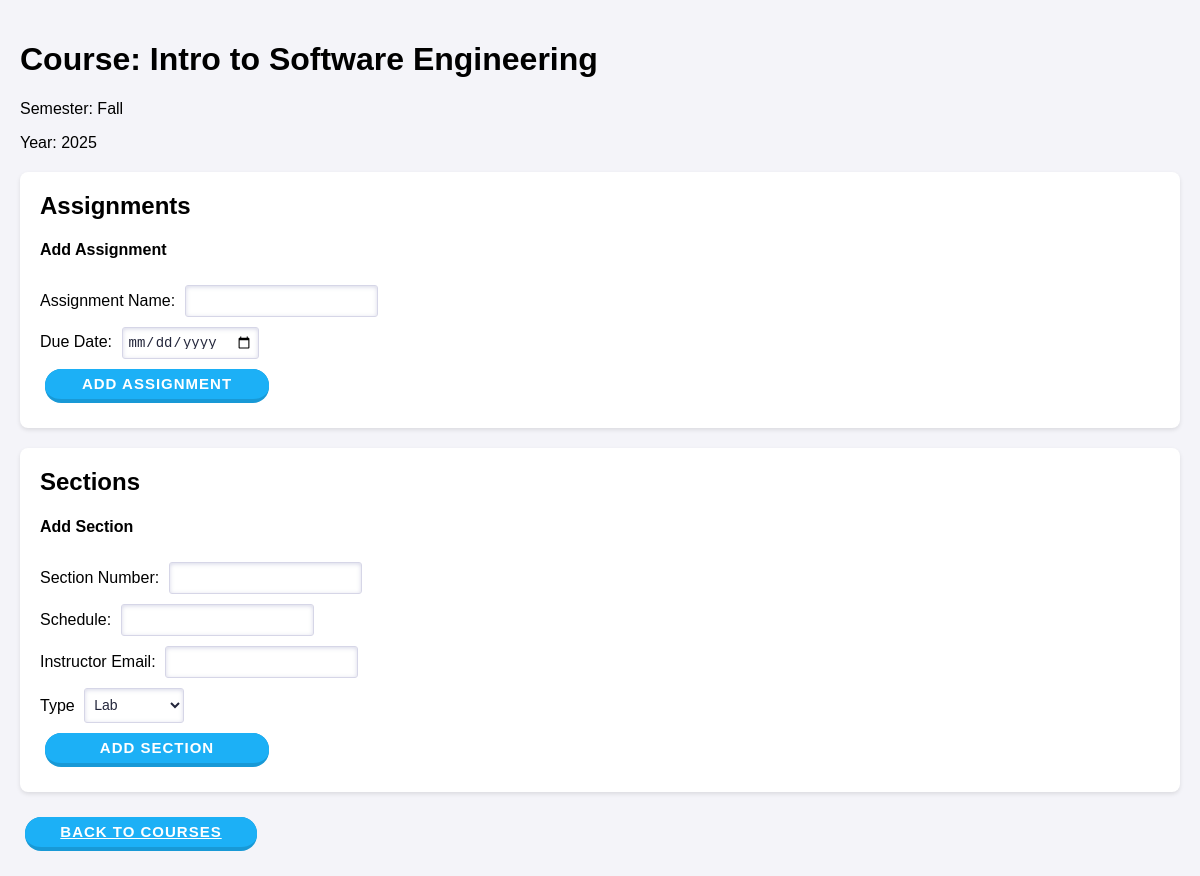
The page /course/3/ on the database as committed earlier.
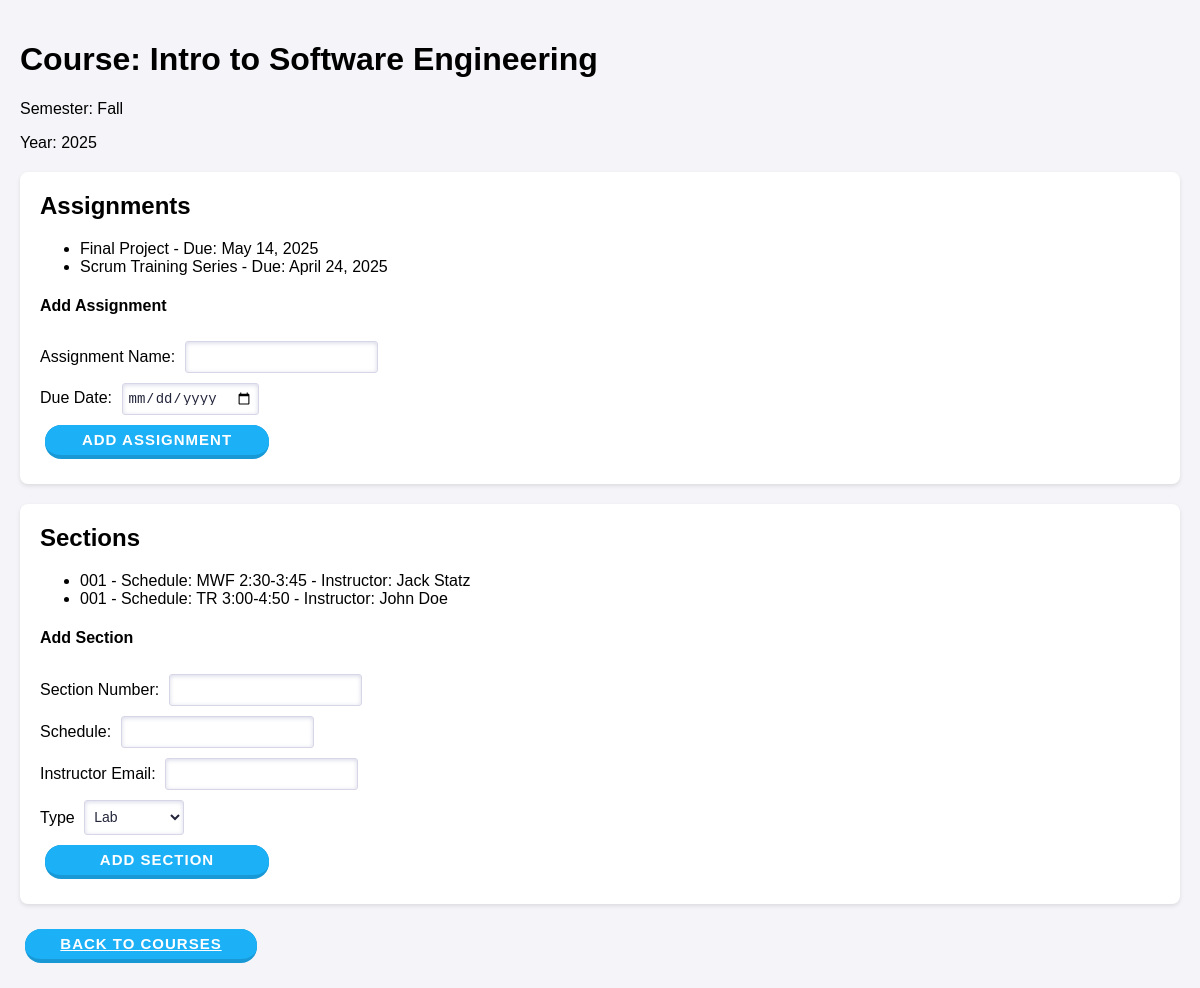
The same page on the database as committed later.
### ScheduleAppData/models.py (models this page shows)
class Courses(models.Model):
    Id = models.AutoField(primary_key=True)
    CourseName = models.CharField(max_length=120)
    Semester = models.CharField(max_length=120)
    Year = models.IntegerField()

class Assignments(models.Model):
    Id = models.AutoField(primary_key=True)
    AssignmentName = models.CharField(max_length=120)
    DueDate = models.DateField()
    CourseId = models.ForeignKey(Courses, on_delete=models.CASCADE)

class Sections(models.Model):
    class SectionType(models.TextChoices):
        Lab = "Lab"
        Lecture = "Lecture"
    Id = models.AutoField(primary_key=True)
    CourseId = models.ForeignKey(Courses, on_delete=models.CASCADE)
    SectionNum = models.CharField(max_length=120)
    Schedule = models.CharField(max_length=120)
    SectionType = models.CharField(choices=SectionType.choices, max_length=20)
    InstructorId = models.ForeignKey(User, on_delete=models.CASCADE)

class User(models.Model):
    class Role(models.TextChoices):
        Supervisor = "Supervisor"
        Instructor = "Instructor"
        TA = "TA"
    Id = models.AutoField(primary_key=True)
    FirstName = models.CharField(max_length=120)
    LastName = models.CharField(max_length=120)
    Email = models.CharField(max_length=120)
    Password = models.CharField(max_length=120)
    Phone = models.CharField(max_length=120)
    Role = models.CharField(choices=Role.choices, max_length=20)

### ScheduleAppData/views.py (the view, shortened to what this page needs)
# urls.py: path('course/<int:course_id>/', CoursePage.as_view(), name='course_page'),
class CoursePage(View):
    def get(self, request, course_id):
        from ScheduleAppData.models import Courses
        course = Courses.objects.get(Id=course_id)
        assignments = Assignments.objects.filter(CourseId=course)
        sections = Sections.objects.filter(CourseId=course)
        return render(request, 'CoursePage.html', {
            'course': course,
            'assignments': assignments,
            'sections': sections
        })

### templates/CoursePage.html (shortened to what this page needs)
{% load static %}
<!DOCTYPE html>
<html lang="en">
<head>
    <link rel="stylesheet" href="{% static 'css/styles.css' %}">
</head>
<body>
    <div class="container">
        <h1>Course: {{ course.CourseName }}</h1>
        <p>Semester: {{ course.Semester }}</p>
        <p>Year: {{ course.Year }}</p>
        <div class="section">
            <h2>Assignments</h2>
            <ul>
                {% for assignment in assignments %}
                    <li>{{ assignment.AssignmentName }} - Due: {{ assignment.DueDate }}</li>
                {% endfor %}
            </ul>
            <h4>Add Assignment</h4>
            <form method="POST">
                <div class="form-group">
                    <label for="assignment_name">Assignment Name:</label>
                    <input type="text" id="assignment_name" name="assignment_name" class="text-field" required>
                </div>
                <div class="form-group">
                    <label for="due_date">Due Date:</label>
                    <input type="date" id="due_date" name="due_date" class="text-field" required>
                </div>
                <button type="submit" name="add_assignment" class="button">Add Assignment</button>
            </form>
        </div>
        <div class="section">
            <h2>Sections</h2>
            <ul>
                {% for section in sections %}
                    <li>{{ section.SectionType }} {{ section.SectionNum }} - Schedule: {{ section.Schedule }} - Instructor: {{ section.InstructorId.FirstName }} {{ section.InstructorId.LastName }}</li>
                {% endfor %}
            </ul>
            <h4>Add Section</h4>
            <form method="POST">
                <div class="form-group">
                    <label for="section_num">Section Number:</label>
                    <input type="text" id="section_num" name="section_num" class="text-field" required>
                </div>
                <div class="form-group">
                    <label for="schedule">Schedule:</label>
                    <input type="text" id="schedule" name="schedule" class="text-field" required>
                </div>
                <div class="form-group">
                    <label for="instructor_email">Instructor Email:</label>
                    <input type="email" id="instructor_email" name="instructor_email" class="text-field" required>
                </div>
                <div class="form-group">
                    <label for="type">Type</label>
                    <select name="type" id="type" class="select">
                        <option value="Lab">Lab</option>
                    </select>
                </div>
                <button type="submit" name="add_section" class="button">Add Section</button>
            </form>
        </div>
        <a href="/courses/" class="button">Back to Courses</a>
    </div>
</body>
</html>

### static/css/styles.css (style rules this page uses)
body { font-family: Arial, sans-serif; margin: 0; padding: 0; background-color: #f4f4f9; }
.container { max-width: 1200px; margin: 0 auto; padding: 20px; }
.section { background: #fff; margin: 20px 0; padding: 20px; border-radius: 8px; box-shadow: 0 2px 4px rgba(0, 0, 0, 0.1); }
.section h2 { margin-top: 0; }
.button { appearance: button; background-color: #1899D6; border: solid transparent; border-radius: 16px; border-width: 0 0 4px; box-sizing: border-box; color: #FFFFFF; cursor: pointer; display: inline-block; font-family: din-round,sans-serif; font-size: 15px; font-weight: 700; letter-spacing: 1px; line-height: 10px; margin: 5px; outline: none; overflow: visible; padding: 10px; text-align: center; text-transform: uppercase; touch-action: manipulation; transform: translateZ(0); transition: filter .2s; user-select: none; -webkit-user-select: none; vertical-align: middle; white-space: nowrap; width: 20%; }
.button:after { background-clip: padding-box; background-color: #1CB0F6; border: solid transparent; border-radius: 16px; border-width: 0 0 4px; bottom: -4px; content: ""; left: 0; position: absolute; right: 0; top: 0; z-index: -1; }
.button, .button:focus { user-select: auto; }
.text-field { position: relative; cursor: text; font-size: 14px; line-height: 10px; padding: 5px; height: 20px; background-color: #fff; border: 1px solid #d6d6e7; margin: 5px; border-radius: 3px; color: rgb(35, 38, 59); box-shadow: inset 0 1px 4px 0 rgb(119 122 175 / 30%); overflow: hidden; transition: all 100ms ease-in-out; }
.select { width:100px; height:35px; background-color:#fff; border:1px solid #d6d6e7; box-shadow: inset 0 1px 4px 0 rgb(119 122 175 / 30%); padding:5px; border-radius: 3px; margin:5px; color: rgb(35, 38, 59); font-size:14px; cursor:pointer; overflow: hidden; transition: all 100ms ease-in-out; }

Rows that differ between the two databases and show on the page:
added Assignments: AssignmentName "Final Project", DueDate "May 14, 2025"
added Assignments: AssignmentName "Scrum Training Series", DueDate "April 24, 2025"
added Sections: SectionNum "001", Schedule "MWF 2:30-3:45", InstructorId.FirstName "Jack", InstructorId.LastName "Statz"
added Sections: SectionNum "001", Schedule "TR 3:00-4:50", InstructorId.FirstName "John", InstructorId.LastName "Doe"
